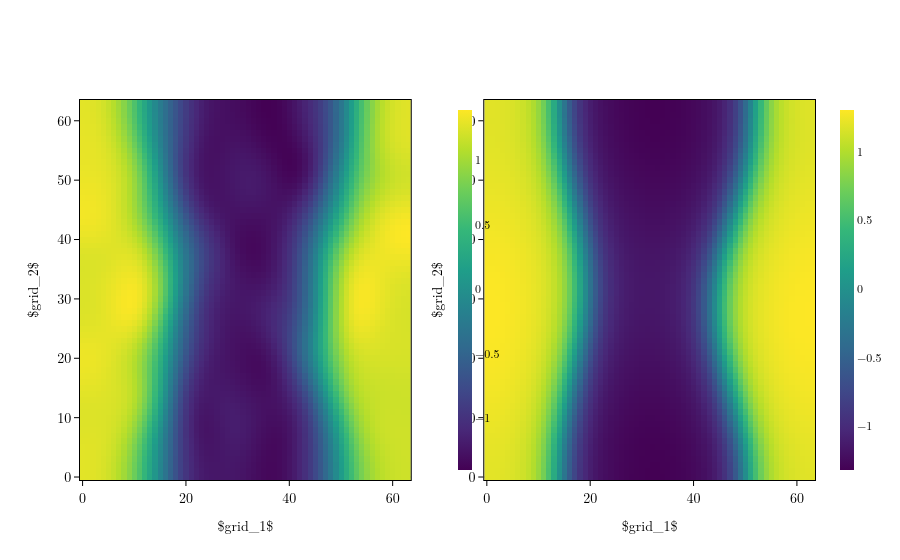

Notebook code cell kept with this figure:
### Code cell
layout = computation_pipeline.visualize(
    [model.output_ports[0], data_loader.get_output_port(U)],
    mode=qewton.optim.EvaluationPhase.TEST,
    device="cuda:0",
)
fig = qewton.viz.Figure(layout)
fig.show()

### Figure 1 — Plotly figure (JSON) as saved in the notebook; plotly's stock layout.template omitted (floating-point values rounded to 4 significant figures; data arrays with more than 128 entries replaced by an {"elided": "..."} marker saying what was removed)
{"data": [{"colorbar": {"len": 1, "thickness": 14, "thicknessmode": "pixels", "x": 0.5, "y": 0.5}, "colorscale": [[0, "#440154"], [0.1111, "#482878"], [0.2222, "#3e4989"], [0.3333, "#31688e"], [0.4444, "#26828e"], [0.5556, "#1f9e89"], [0.6667, "#35b779"], [0.7778, "#6ece58"], [0.8889, "#b5de2b"], [1, "#fde725"]], "showscale": true, "type": "heatmap", "xaxis": "x", "yaxis": "y", "z": {"elided": "64x64 float values"}}, {"colorbar": {"len": 1, "thickness": 14, "thicknessmode": "pixels", "x": 1.02, "y": 0.5}, "colorscale": [[0, "#440154"], [0.1111, "#482878"], [0.2222, "#3e4989"], [0.3333, "#31688e"], [0.4444, "#26828e"], [0.5556, "#1f9e89"], [0.6667, "#35b779"], [0.7778, "#6ece58"], [0.8889, "#b5de2b"], [1, "#fde725"]], "showscale": true, "type": "heatmap", "xaxis": "x2", "yaxis": "y2", "z": {"elided": "64x64 float values"}}], "layout": {"font": {"color": "black", "family": "Latin Modern Roman, CMU Serif, Georgia, serif", "size": 12}, "legend": {"bgcolor": "white", "bordercolor": "black", "borderwidth": 1}, "paper_bgcolor": "white", "plot_bgcolor": "white", "scene": {"bgcolor": "white", "xaxis": {"backgroundcolor": "white", "gridcolor": "#cccccc", "linecolor": "black", "mirror": true, "showbackground": true, "showgrid": false, "showline": true, "tickcolor": "black", "tickfont": {"color": "black", "size": 14}, "ticks": "outside", "title": {"font": {"color": "black", "size": 14}}, "zerolinecolor": "#cccccc"}, "yaxis": {"backgroundcolor": "white", "gridcolor": "#cccccc", "linecolor": "black", "mirror": true, "showbackground": true, "showgrid": false, "showline": true, "tickcolor": "black", "tickfont": {"color": "black", "size": 14}, "ticks": "outside", "title": {"font": {"color": "black", "size": 14}}, "zerolinecolor": "#cccccc"}, "zaxis": {"backgroundcolor": "white", "gridcolor": "#cccccc", "linecolor": "black", "mirror": true, "showbackground": true, "showgrid": false, "showline": true, "tickcolor": "black", "tickfont": {"color": "black", "size": 14}, "ticks": "outside", "title": {"font": {"color": "black", "size": 14}}, "zerolinecolor": "#cccccc"}}, "showlegend": true, "title": {"font": {"color": "black", "size": 20}}, "uirevision": true, "xaxis": {"anchor": "y", "domain": [0, 0.45], "gridcolor": "#cccccc", "linecolor": "black", "mirror": true, "showgrid": false, "showline": true, "tickcolor": "black", "tickfont": {"color": "black", "size": 14}, "ticks": "outside", "title": {"text": "$grid_1$"}, "type": "linear", "zerolinecolor": "#cccccc"}, "xaxis2": {"anchor": "y2", "domain": [0.55, 1], "gridcolor": "#cccccc", "linecolor": "black", "mirror": true, "showgrid": false, "showline": true, "tickcolor": "black", "tickfont": {"color": "black", "size": 14}, "ticks": "outside", "title": {"text": "$grid_1$"}, "type": "linear", "zerolinecolor": "#cccccc"}, "yaxis": {"anchor": "x", "domain": [0, 1], "gridcolor": "#cccccc", "linecolor": "black", "mirror": true, "showgrid": false, "showline": true, "tickcolor": "black", "tickfont": {"color": "black", "size": 14}, "ticks": "outside", "title": {"text": "$grid_2$"}, "type": "linear", "zerolinecolor": "#cccccc"}, "yaxis2": {"anchor": "x2", "domain": [0, 1], "gridcolor": "#cccccc", "linecolor": "black", "mirror": true, "showgrid": false, "showline": true, "tickcolor": "black", "tickfont": {"color": "black", "size": 14}, "ticks": "outside", "title": {"text": "$grid_2$"}, "type": "linear", "zerolinecolor": "#cccccc"}}}
